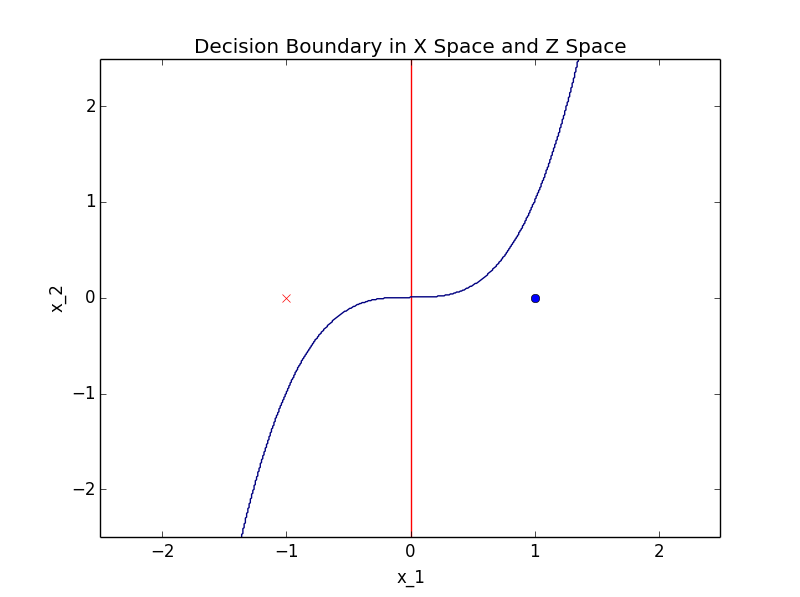

This chart was generated by the following Python code:
import numpy as np
import matplotlib.pyplot as plt

X_1,X_2=[1,0],[-1,0]
y_1,y_2=1,-1

w,b=[1,0],0

x=np.arange(-2.5,2.5,0.01)
xx,yy=np.meshgrid(x,x)
Y_ori=np.zeros(xx.shape)
Y_zspace=np.zeros(xx.shape)

for i in range(xx.shape[0]):
	#print i
	for j in range(xx.shape[1]):
		x_1=xx[i,j]
		x_2=yy[i,j]
		g_x=w[0]*x_1+w[1]*x_2+b
		Y_ori[i,j]=int(g_x>0)
		z_1=x_1**3-x_2
		z_2=x_1*x_2
		Y_zspace[i,j]=int(z_1>0)
		

plt.figure()
plt.plot(X_1[0],X_1[1],'ob', X_2[0],X_2[1],'xr')
plt.title("Decision Boundary in X Space and Z Space")
plt.xlabel("x_1")
plt.ylabel("x_2")
plt.contour(xx,yy,Y_ori,levels=[0],colors='r')
plt.contour(xx,yy,Y_zspace,levels=[0])
plt.show()
